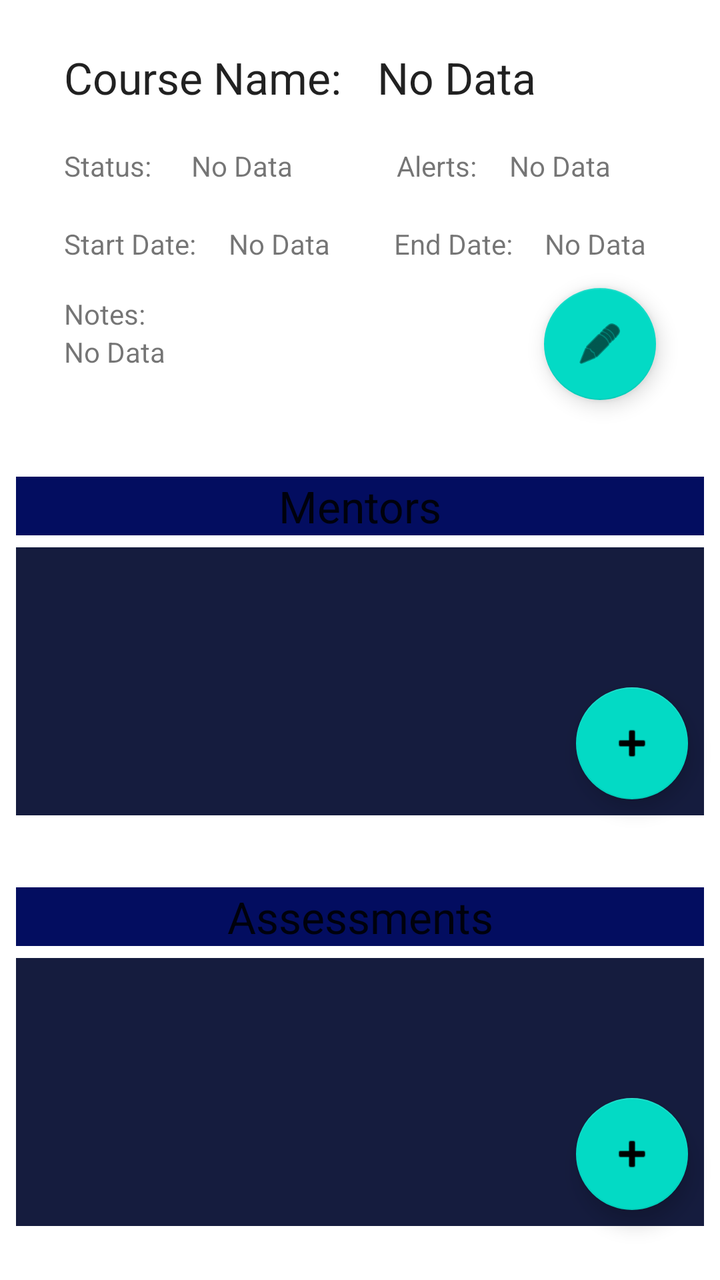
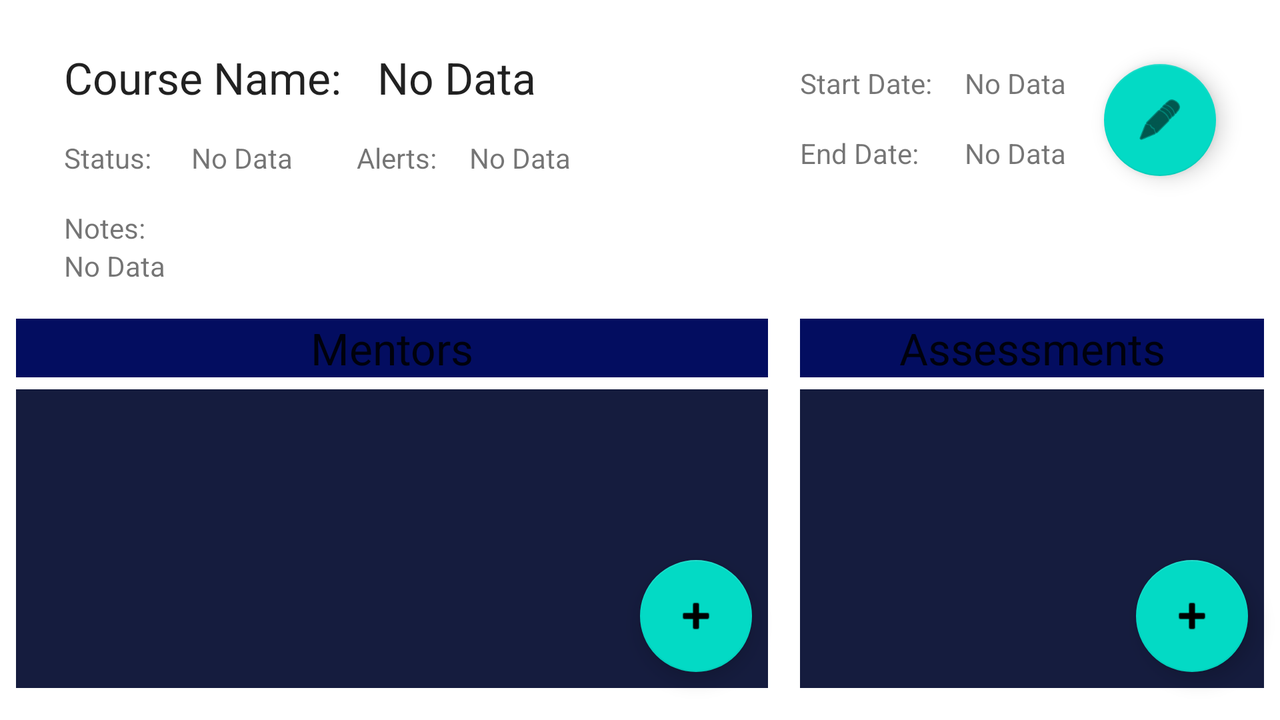

First picture: res/layout/ on a phone held upright. Second picture: the repository's own variant of that layout, on a device whose configuration matches the variant's folder. Source for both follows.
<!-- AndroidManifest.xml: application theme Theme.C196Adamson -->
<!-- res/layout/activity_course_details.xml -->
<?xml version="1.0" encoding="utf-8"?>

<ScrollView xmlns:android="http://schemas.android.com/apk/res/android"
    xmlns:app="http://schemas.android.com/apk/res-auto"
    xmlns:tools="http://schemas.android.com/tools"
    android:layout_width="match_parent"
    android:layout_height="match_parent"
    android:fillViewport="true">

<androidx.constraintlayout.widget.ConstraintLayout
    android:layout_width="match_parent"
    android:layout_height="match_parent"
    tools:context=".CourseDetailsActivity">

    <TextView
        android:id="@+id/textView2"
        android:layout_width="wrap_content"
        android:layout_height="wrap_content"
        android:layout_marginStart="32dp"
        android:layout_marginLeft="32dp"
        android:layout_marginTop="24dp"
        android:text="Course Name:"
        android:textAppearance="@style/TextAppearance.AppCompat.Large"
        app:layout_constraintStart_toStartOf="parent"
        app:layout_constraintTop_toTopOf="parent" />

    <TextView
        android:id="@+id/textView7"
        android:layout_width="wrap_content"
        android:layout_height="wrap_content"
        android:layout_marginTop="20dp"
        android:text="Start Date:"
        app:layout_constraintStart_toStartOf="@+id/textView8"
        app:layout_constraintTop_toBottomOf="@+id/textView8" />

    <TextView
        android:id="@+id/textView8"
        android:layout_width="wrap_content"
        android:layout_height="wrap_content"
        android:layout_marginTop="20dp"
        android:text="Status:"
        app:layout_constraintStart_toStartOf="@+id/textView2"
        app:layout_constraintTop_toBottomOf="@+id/textView2" />

    <TextView
        android:id="@+id/textView9"
        android:layout_width="wrap_content"
        android:layout_height="wrap_content"
        android:layout_marginStart="32dp"
        android:layout_marginLeft="32dp"
        android:text="End Date:"
        app:layout_constraintStart_toEndOf="@+id/cdSdate"
        app:layout_constraintTop_toTopOf="@+id/cdSdate" />

    <TextView
        android:id="@+id/cdName"
        android:layout_width="wrap_content"
        android:layout_height="wrap_content"
        android:layout_marginStart="18dp"
        android:layout_marginLeft="18dp"
        android:text="No Data"
        android:textAppearance="@style/TextAppearance.AppCompat.Large"
        app:layout_constraintStart_toEndOf="@+id/textView2"
        app:layout_constraintTop_toTopOf="@+id/textView2" />

    <TextView
        android:id="@+id/cdStatus"
        android:layout_width="wrap_content"
        android:layout_height="wrap_content"
        android:layout_marginStart="20dp"
        android:layout_marginLeft="20dp"
        android:text="No Data"
        app:layout_constraintStart_toEndOf="@+id/textView8"
        app:layout_constraintTop_toTopOf="@+id/textView8" />

    <TextView
        android:id="@+id/cdSdate"
        android:layout_width="wrap_content"
        android:layout_height="wrap_content"
        android:layout_marginStart="16dp"
        android:layout_marginLeft="16dp"
        android:text="No Data"
        app:layout_constraintStart_toEndOf="@+id/textView7"
        app:layout_constraintTop_toTopOf="@+id/textView7" />

    <TextView
        android:id="@+id/cdEdate"
        android:layout_width="wrap_content"
        android:layout_height="wrap_content"
        android:layout_marginStart="16dp"
        android:layout_marginLeft="16dp"
        android:text="No Data"
        app:layout_constraintStart_toEndOf="@+id/textView9"
        app:layout_constraintTop_toTopOf="@+id/textView9" />

    <com.google.android.material.floatingactionbutton.FloatingActionButton
        android:id="@+id/cdEditCourseButton"
        android:layout_width="wrap_content"
        android:layout_height="wrap_content"
        android:layout_marginTop="144dp"
        android:layout_marginEnd="32dp"
        android:layout_marginRight="32dp"
        android:clickable="true"
        app:layout_constraintEnd_toEndOf="parent"
        app:layout_constraintTop_toTopOf="parent"
        app:srcCompat="@android:drawable/ic_menu_edit" />

    <TextView
        android:id="@+id/textView13"
        android:layout_width="0dp"
        android:layout_height="wrap_content"
        android:layout_marginStart="8dp"
        android:layout_marginLeft="8dp"
        android:layout_marginTop="32dp"
        android:layout_marginEnd="8dp"
        android:layout_marginRight="8dp"
        android:background="#030D60"
        android:gravity="center"
        android:text="Mentors"
        android:textAppearance="@style/TextAppearance.AppCompat.Large"
        app:layout_constraintEnd_toEndOf="parent"
        app:layout_constraintStart_toStartOf="parent"
        app:layout_constraintTop_toBottomOf="@+id/cdNotes" />

    <ListView
        android:id="@+id/cdMentorList"
        android:layout_width="0dp"
        android:layout_height="134dp"
        android:layout_marginStart="8dp"
        android:layout_marginLeft="8dp"
        android:layout_marginTop="6dp"
        android:layout_marginEnd="8dp"
        android:layout_marginRight="8dp"
        android:background="#151C3E"
        app:layout_constraintEnd_toEndOf="parent"
        app:layout_constraintHorizontal_bias="0.0"
        app:layout_constraintStart_toStartOf="parent"
        app:layout_constraintTop_toBottomOf="@+id/textView13" >

    </ListView>

    <com.google.android.material.floatingactionbutton.FloatingActionButton
        android:id="@+id/cdAddMentorButton"
        android:layout_width="wrap_content"
        android:layout_height="wrap_content"
        android:layout_marginEnd="8dp"
        android:layout_marginRight="8dp"
        android:layout_marginBottom="8dp"
        android:clickable="true"
        app:layout_constraintBottom_toBottomOf="@+id/cdMentorList"
        app:layout_constraintEnd_toEndOf="@+id/cdMentorList"
        app:srcCompat="@android:drawable/ic_input_add" />

    <TextView
        android:id="@+id/textViewAs"
        android:layout_width="0dp"
        android:layout_height="wrap_content"
        android:layout_marginStart="8dp"
        android:layout_marginLeft="8dp"
        android:layout_marginTop="36dp"
        android:layout_marginEnd="8dp"
        android:layout_marginRight="8dp"
        android:background="#030D60"
        android:gravity="center"
        android:text="Assessments"
        android:textAppearance="@style/TextAppearance.AppCompat.Large"
        app:layout_constraintEnd_toEndOf="parent"
        app:layout_constraintHorizontal_bias="0.0"
        app:layout_constraintStart_toStartOf="parent"
        app:layout_constraintTop_toBottomOf="@+id/cdMentorList" />

    <ListView
        android:id="@+id/cdAssessmentList"
        android:layout_width="0dp"
        android:layout_height="134dp"
        android:layout_marginStart="8dp"
        android:layout_marginLeft="8dp"
        android:layout_marginTop="6dp"
        android:layout_marginEnd="8dp"
        android:layout_marginRight="8dp"
        android:layout_marginBottom="16dp"
        android:background="#151C3E"
        app:layout_constraintBottom_toBottomOf="parent"
        app:layout_constraintEnd_toEndOf="parent"
        app:layout_constraintHorizontal_bias="0.0"
        app:layout_constraintStart_toStartOf="parent"
        app:layout_constraintTop_toBottomOf="@+id/textViewAs"
        app:layout_constraintVertical_bias="0.0">

    </ListView>

    <com.google.android.material.floatingactionbutton.FloatingActionButton
        android:id="@+id/cdAddAssessmentButton"
        android:layout_width="wrap_content"
        android:layout_height="wrap_content"
        android:layout_marginEnd="8dp"
        android:layout_marginRight="8dp"
        android:layout_marginBottom="8dp"
        android:clickable="true"
        app:layout_constraintBottom_toBottomOf="@+id/cdAssessmentList"
        app:layout_constraintEnd_toEndOf="@+id/cdAssessmentList"
        app:srcCompat="@android:drawable/ic_input_add" />

    <TextView
        android:id="@+id/textView14"
        android:layout_width="wrap_content"
        android:layout_height="wrap_content"
        android:layout_marginStart="52dp"
        android:layout_marginLeft="52dp"
        android:text="Alerts:"
        app:layout_constraintStart_toEndOf="@+id/cdStatus"
        app:layout_constraintTop_toTopOf="@+id/cdStatus" />

    <TextView
        android:id="@+id/textView16"
        android:layout_width="wrap_content"
        android:layout_height="wrap_content"
        android:layout_marginTop="16dp"
        android:text="Notes:"
        app:layout_constraintStart_toStartOf="@+id/textView7"
        app:layout_constraintTop_toBottomOf="@+id/textView7" />

    <TextView
        android:id="@+id/cdAlert"
        android:layout_width="wrap_content"
        android:layout_height="wrap_content"
        android:layout_marginStart="16dp"
        android:layout_marginLeft="16dp"
        android:text="No Data"
        app:layout_constraintBottom_toBottomOf="@+id/textView14"
        app:layout_constraintStart_toEndOf="@+id/textView14"
        app:layout_constraintTop_toTopOf="@+id/textView14"
        app:layout_constraintVertical_bias="0.0" />

    <TextView
        android:id="@+id/cdNotes"
        android:layout_width="0dp"
        android:layout_height="40dp"
        android:layout_marginEnd="8dp"
        android:layout_marginRight="8dp"
        android:text="No Data"
        app:layout_constraintEnd_toStartOf="@+id/cdEditCourseButton"
        app:layout_constraintStart_toStartOf="@+id/textView16"
        app:layout_constraintTop_toBottomOf="@+id/textView16" />

</androidx.constraintlayout.widget.ConstraintLayout>
</ScrollView>
<!-- resources referenced by this layout -->
<resources>
  <style name="Theme.C196Adamson" parent="Theme.MaterialComponents.DayNight.DarkActionBar">
          
          <item name="colorPrimary">@color/purple_500</item>
          <item name="colorPrimaryVariant">@color/purple_700</item>
          <item name="colorOnPrimary">@color/white</item>
          
          <item name="colorSecondary">@color/teal_200</item>
          <item name="colorSecondaryVariant">@color/teal_700</item>
          <item name="colorOnSecondary">@color/black</item>
          
          <item name="android:statusBarColor" tools:targetApi="l">?attr/colorPrimaryVariant</item>
          
      </style>
</resources>
<!-- res/layout-land/activity_course_details.xml (the author's variant of the layout above) -->
<!-- drawn on the phone turned sideways -->
<?xml version="1.0" encoding="utf-8"?>
<ScrollView xmlns:android="http://schemas.android.com/apk/res/android"
    xmlns:app="http://schemas.android.com/apk/res-auto"
    xmlns:tools="http://schemas.android.com/tools"
    android:layout_width="match_parent"
    android:layout_height="match_parent"
    android:fillViewport="true">

    <androidx.constraintlayout.widget.ConstraintLayout
        android:layout_width="match_parent"
        android:layout_height="match_parent"
        tools:context=".CourseDetailsActivity">

        <TextView
            android:id="@+id/textView2"
            android:layout_width="wrap_content"
            android:layout_height="wrap_content"
            android:layout_marginStart="32dp"
            android:layout_marginLeft="32dp"
            android:layout_marginTop="24dp"
            android:text="Course Name:"
            android:textAppearance="@style/TextAppearance.AppCompat.Large"
            app:layout_constraintStart_toStartOf="parent"
            app:layout_constraintTop_toTopOf="parent" />

        <TextView
            android:id="@+id/textView7"
            android:layout_width="wrap_content"
            android:layout_height="wrap_content"
            android:layout_marginStart="132dp"
            android:layout_marginLeft="132dp"
            android:layout_marginTop="32dp"
            android:text="Start Date:"
            app:layout_constraintStart_toEndOf="@+id/cdName"
            app:layout_constraintTop_toTopOf="parent" />

        <TextView
            android:id="@+id/textView8"
            android:layout_width="wrap_content"
            android:layout_height="wrap_content"
            android:layout_marginTop="16dp"
            android:text="Status:"
            app:layout_constraintStart_toStartOf="@+id/textView2"
            app:layout_constraintTop_toBottomOf="@+id/textView2" />

        <TextView
            android:id="@+id/textView9"
            android:layout_width="wrap_content"
            android:layout_height="wrap_content"
            android:layout_marginTop="16dp"
            android:text="End Date:"
            app:layout_constraintStart_toStartOf="@+id/textView7"
            app:layout_constraintTop_toBottomOf="@+id/textView7" />

        <TextView
            android:id="@+id/cdName"
            android:layout_width="wrap_content"
            android:layout_height="wrap_content"
            android:layout_marginStart="18dp"
            android:layout_marginLeft="18dp"
            android:text="No Data"
            android:textAppearance="@style/TextAppearance.AppCompat.Large"
            app:layout_constraintStart_toEndOf="@+id/textView2"
            app:layout_constraintTop_toTopOf="@+id/textView2" />

        <TextView
            android:id="@+id/cdStatus"
            android:layout_width="wrap_content"
            android:layout_height="wrap_content"
            android:layout_marginStart="20dp"
            android:layout_marginLeft="20dp"
            android:text="No Data"
            app:layout_constraintStart_toEndOf="@+id/textView8"
            app:layout_constraintTop_toTopOf="@+id/textView8" />

        <TextView
            android:id="@+id/cdSdate"
            android:layout_width="wrap_content"
            android:layout_height="wrap_content"
            android:layout_marginStart="16dp"
            android:layout_marginLeft="16dp"
            android:text="No Data"
            app:layout_constraintStart_toEndOf="@+id/textView7"
            app:layout_constraintTop_toTopOf="@+id/textView7" />

        <TextView
            android:id="@+id/cdEdate"
            android:layout_width="wrap_content"
            android:layout_height="wrap_content"
            android:text="No Data"
            app:layout_constraintStart_toStartOf="@+id/cdSdate"
            app:layout_constraintTop_toTopOf="@+id/textView9" />

        <com.google.android.material.floatingactionbutton.FloatingActionButton
            android:id="@+id/cdEditCourseButton"
            android:layout_width="wrap_content"
            android:layout_height="wrap_content"
            android:layout_marginTop="32dp"
            android:layout_marginEnd="32dp"
            android:layout_marginRight="32dp"
            android:clickable="true"
            app:layout_constraintEnd_toEndOf="parent"
            app:layout_constraintTop_toTopOf="parent"
            app:srcCompat="@android:drawable/ic_menu_edit" />

        <TextView
            android:id="@+id/textView13"
            android:layout_width="0dp"
            android:layout_height="wrap_content"
            android:layout_marginStart="8dp"
            android:layout_marginLeft="8dp"
            android:layout_marginTop="16dp"
            android:layout_marginEnd="16dp"
            android:layout_marginRight="16dp"
            android:background="#030D60"
            android:gravity="center"
            android:text="Mentors"
            android:textAppearance="@style/TextAppearance.AppCompat.Large"
            app:layout_constraintEnd_toStartOf="@+id/textViewAs"
            app:layout_constraintStart_toStartOf="parent"
            app:layout_constraintTop_toBottomOf="@+id/cdNotes" />

        <ListView
            android:id="@+id/cdMentorList"
            android:layout_width="0dp"
            android:layout_height="0dp"
            android:layout_marginStart="8dp"
            android:layout_marginLeft="8dp"
            android:layout_marginTop="6dp"
            android:layout_marginBottom="16dp"
            android:background="#151C3E"
            app:layout_constraintBottom_toBottomOf="parent"
            app:layout_constraintEnd_toEndOf="@+id/textView13"
            app:layout_constraintHorizontal_bias="50"
            app:layout_constraintStart_toStartOf="parent"
            app:layout_constraintTop_toBottomOf="@+id/textView13">

        </ListView>

        <com.google.android.material.floatingactionbutton.FloatingActionButton
            android:id="@+id/cdAddMentorButton"
            android:layout_width="wrap_content"
            android:layout_height="wrap_content"
            android:layout_marginEnd="8dp"
            android:layout_marginRight="8dp"
            android:layout_marginBottom="8dp"
            android:clickable="true"
            app:layout_constraintBottom_toBottomOf="@+id/cdMentorList"
            app:layout_constraintEnd_toEndOf="@+id/cdMentorList"
            app:srcCompat="@android:drawable/ic_input_add" />

        <TextView
            android:id="@+id/textViewAs"
            android:layout_width="0dp"
            android:layout_height="wrap_content"
            android:layout_marginEnd="8dp"
            android:layout_marginRight="8dp"
            android:background="#030D60"
            android:gravity="center"
            android:text="Assessments"
            android:textAppearance="@style/TextAppearance.AppCompat.Large"
            app:layout_constraintBottom_toBottomOf="@+id/textView13"
            app:layout_constraintEnd_toEndOf="parent"
            app:layout_constraintStart_toStartOf="@+id/textView9"
            app:layout_constraintTop_toTopOf="@+id/textView13" />

        <ListView
            android:id="@+id/cdAssessmentList"
            android:layout_width="0dp"
            android:layout_height="0dp"
            android:layout_marginTop="6dp"
            android:layout_marginEnd="8dp"
            android:layout_marginRight="8dp"
            android:layout_marginBottom="16dp"
            android:background="#151C3E"
            app:layout_constraintBottom_toBottomOf="parent"
            app:layout_constraintEnd_toEndOf="parent"
            app:layout_constraintHorizontal_bias="0.0"
            app:layout_constraintStart_toStartOf="@+id/textViewAs"
            app:layout_constraintTop_toBottomOf="@+id/textViewAs"
            app:layout_constraintVertical_bias="50">

        </ListView>

        <com.google.android.material.floatingactionbutton.FloatingActionButton
            android:id="@+id/cdAddAssessmentButton"
            android:layout_width="wrap_content"
            android:layout_height="wrap_content"
            android:layout_marginEnd="8dp"
            android:layout_marginRight="8dp"
            android:layout_marginBottom="8dp"
            android:clickable="true"
            app:layout_constraintBottom_toBottomOf="@+id/cdAssessmentList"
            app:layout_constraintEnd_toEndOf="@+id/cdAssessmentList"
            app:srcCompat="@android:drawable/ic_input_add" />

        <TextView
            android:id="@+id/textView14"
            android:layout_width="wrap_content"
            android:layout_height="wrap_content"
            android:layout_marginStart="32dp"
            android:layout_marginLeft="32dp"
            android:text="Alerts:"
            app:layout_constraintStart_toEndOf="@+id/cdStatus"
            app:layout_constraintTop_toTopOf="@+id/cdStatus" />

        <TextView
            android:id="@+id/textView16"
            android:layout_width="wrap_content"
            android:layout_height="wrap_content"
            android:layout_marginTop="16dp"
            android:text="Notes:"
            app:layout_constraintStart_toStartOf="@+id/textView8"
            app:layout_constraintTop_toBottomOf="@+id/textView8" />

        <TextView
            android:id="@+id/cdAlert"
            android:layout_width="wrap_content"
            android:layout_height="wrap_content"
            android:layout_marginStart="16dp"
            android:layout_marginLeft="16dp"
            android:text="No Data"
            app:layout_constraintBottom_toBottomOf="@+id/textView14"
            app:layout_constraintStart_toEndOf="@+id/textView14"
            app:layout_constraintTop_toTopOf="@+id/textView14"
            app:layout_constraintVertical_bias="0.0" />

        <TextView
            android:id="@+id/cdNotes"
            android:layout_width="0dp"
            android:layout_height="20dp"
            android:text="No Data"
            app:layout_constraintEnd_toEndOf="@+id/cdEditCourseButton"
            app:layout_constraintStart_toStartOf="@+id/textView16"
            app:layout_constraintTop_toBottomOf="@+id/textView16" />

    </androidx.constraintlayout.widget.ConstraintLayout>
</ScrollView>
